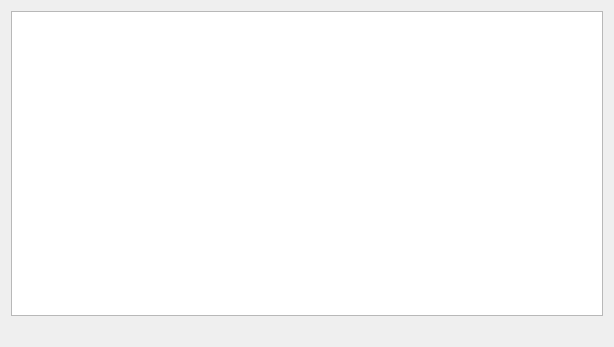
<?xml version="1.0" encoding="UTF-8"?>
<ui version="4.0">
 <class>QuizWidget</class>
 <widget class="QWidget" name="QuizWidget">
  <property name="geometry">
   <rect>
    <x>0</x>
    <y>0</y>
    <width>614</width>
    <height>347</height>
   </rect>
  </property>
  <property name="windowTitle">
   <string>Form</string>
  </property>
  <layout class="QHBoxLayout" name="horizontalLayout">
   <item>
    <layout class="QVBoxLayout" name="verticalLayout_2">
     <item>
      <widget class="QTextBrowser" name="textBrowser"/>
     </item>
     <item>
      <widget class="QLabel" name="hintLabel">
       <property name="text">
        <string/>
       </property>
      </widget>
     </item>
    </layout>
   </item>
   <item>
    <layout class="QVBoxLayout" name="verticalLayout"/>
   </item>
  </layout>
 </widget>
 <resources/>
 <connections/>
</ui>
